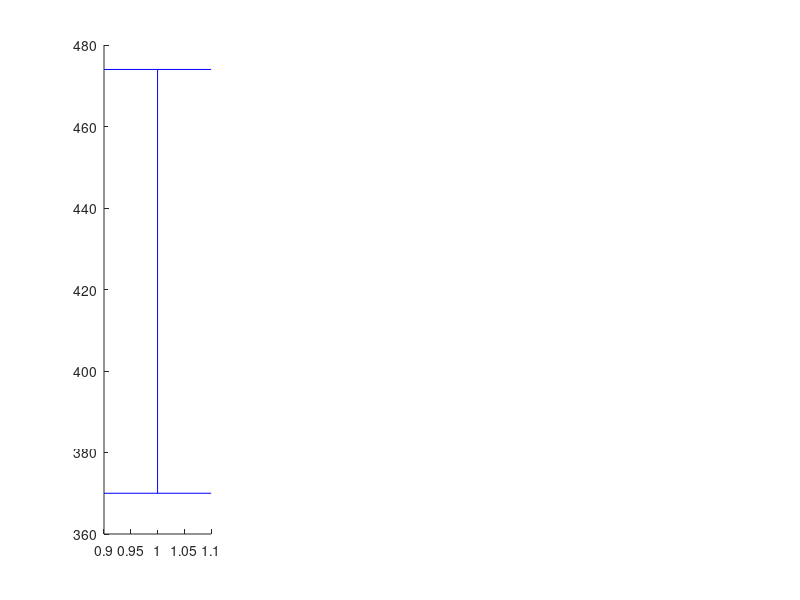

Recreate this plot in MATLAB. (Note: this script raises an error after producing the figure.)
%% Plotting the Sleep Accel Data 

% Shelby Stowe
% August 2026
% Colorado School of Mines

% Plot values calculated from 24 particpants with >7hr PSG recordings

%% Total Sleep Time (TST, minutes)
TST_mean = 435.77;
TST_SD = 27.13;
TST_max = 474;
TST_min = 370;

% Calculate error bar lengths
TST_lowerErr = TST_mean - TST_min;      % Distance from mean to min
TST_upperErr = TST_max - TST_mean;      % Distance from mean to max

%% Wake After Sleep Onset (WASO, minutes)
WASO_mean = 41.06; 
WASO_SD = 23.83; 
WASO_max = 102.5;
WASO_min = 5;

% Calculate error bar lengths
WASO_lowerErr = WASO_mean - WASO_min;      % Distance from mean to min
WASO_upperErr = WASO_max - WASO_mean;      % Distance from mean to max

%% Time in REM (minutes)
REM_mean = 109.04; 
REM_SD = 28.40; 
REM_max = 154.5; 
REM_min = 44;

% Calculate error bar lengths
REM_lowerErr = REM_mean - REM_min;      % Distance from mean to min
REM_upperErr = REM_max - REM_mean;      % Distance from mean to max

%% Time in NREM (minutes)
NREM_mean = 326.73;
NREM_SD = 37.11; 
NREM_max = 393;
NREM_min = 229;

% Calculate error bar lengths
NREM_lowerErr = NREM_mean - NREM_min;      % Distance from mean to min
NREM_upperErr = NREM_max - NREM_mean;      % Distance from mean to max


%% Create figure
figure(1);

% Total Sleep Time
subplot(1, 4, 1); % 1 rows, 4 column, plot 1
% Data
% Add error bars for range
errorbar(1, TST_mean, TST_lowerErr, TST_upperErr, ...
    'b', 'LineStyle', 'none', 'LineWidth', 1.5,'CapSize', 10);
hold on
% Add error bars for standard deviation
errorbar(TST_mean, TST_SD, ...
    'k', ...                % Black error bars
    'LineStyle', 'none', ...% No connecting line
    'LineWidth', 1.5, ...
    'CapSize', 10);         % Size of error bar caps
hold on;
% mean
plot(1, TST_mean,'.','Markersize',25);
hold on;
% Model output - Total Sleep
% Add error bars for range
errorbar(2, 417.52, 417.52-357, 471-417.52, ...
    'm', 'LineStyle', 'none', 'LineWidth', 1.5,'CapSize', 10);
hold on
% Add error bars for standard deviation
errorbar(2, 417.52, 36.95, ...
    'k', ...                % Black error bars
    'LineStyle', 'none', ...% No connecting line
    'LineWidth', 1.5, ...
    'CapSize', 10);         % Size of error bar caps
hold on;
% mean
plot(2, 417.52,'.','Markersize',25);
ylabel('minutes')
xlim([0, 3]);
xticks([0, 1, 2, 3]);
xticklabels({'', 'Data','Model',''});
title('Total Sleep Time')
ax=gca;
ax.FontSize = 15;


% Wake After Sleep Onset
subplot(1, 4, 2); % 1 rows, 4 column, plot 2
% Data
% Add error bars for range
errorbar(1, WASO_mean, WASO_lowerErr, WASO_upperErr, ...
    'b', 'LineStyle', 'none', 'LineWidth', 1.5,'CapSize', 10);
hold on
% Add error bars for standard deviation
errorbar(WASO_mean, WASO_SD, ...
    'k', ...                % Black error bars
    'LineStyle', 'none', ...% No connecting line
    'LineWidth', 1.5, ...
    'CapSize', 10);         % Size of error bar caps
hold on;
% mean
plot(1, WASO_mean,'.','Markersize',25);
hold on;
% Model output - Total WASO
% Add error bars for range
errorbar(2, 22.06, 22.06-3, 82-22.06, ...
    'm', 'LineStyle', 'none', 'LineWidth', 1.5,'CapSize', 10);
hold on
% Add error bars for standard deviation
errorbar(2, 22.06, 19.07, ...
    'k', ...                % Black error bars
    'LineStyle', 'none', ...% No connecting line
    'LineWidth', 1.5, ...
    'CapSize', 10);         % Size of error bar caps
hold on;
% mean
plot(2, 22.06,'.','Markersize',25);
xlim([0, 3]);
xticks([0, 1, 2, 3]);
xticklabels({'', 'Data','Model',''});
title('WASO')
ax=gca;
ax.FontSize = 15;


% Time in REM
subplot(1, 4, 3); % 1 rows, 4 column, plot 3
% Data
% Add error bars for range
errorbar(1, REM_mean, REM_lowerErr, REM_upperErr, ...
    'b', 'LineStyle', 'none', 'LineWidth', 1.5,'CapSize', 10);
hold on
% Add error bars for standard deviation
errorbar(REM_mean, REM_SD, ...
    'k', ...                % Black error bars
    'LineStyle', 'none', ...% No connecting line
    'LineWidth', 1.5, ...
    'CapSize', 10);         % Size of error bar caps
hold on;
% mean
plot(1, REM_mean,'.','Markersize',25);
hold on;
% Model output - Total REM
% Add error bars for range
errorbar(2, 104.22, 104.22-44.5, 146-104.22, ...
    'm', 'LineStyle', 'none', 'LineWidth', 1.5,'CapSize', 10);
hold on
% Add error bars for standard deviation
errorbar(2, 104.22, 23.33, ...
    'k', ...                % Black error bars
    'LineStyle', 'none', ...% No connecting line
    'LineWidth', 1.5, ...
    'CapSize', 10);         % Size of error bar caps
hold on;
% mean
plot(2, 104.22,'.','Markersize',25);
xlim([0, 3]);
xticks([0, 1, 2, 3]);
xticklabels({'', 'Data','Model',''});
title('Time in REM')
ax=gca;
ax.FontSize = 15;


% Time in NREM
subplot(1, 4, 4); % 1 rows, 4 column, plot 4
% Data
% Add error bars for range
errorbar(1, NREM_mean, NREM_lowerErr, NREM_upperErr, ...
    'b', 'LineStyle', 'none', 'LineWidth', 1.5,'CapSize', 10);
hold on
% Add error bars for standard deviation
errorbar(NREM_mean, NREM_SD, ...
    'k', ...                % Black error bars
    'LineStyle', 'none', ...% No connecting line
    'LineWidth', 1.5, ...
    'CapSize', 10);         % Size of error bar caps
hold on;
% mean
plot(1, NREM_mean,'.','Markersize',25);
hold on;
% Model output - Total NREM 
% Add error bars for range
errorbar(2, 313.3, 313.3-266, 348-313.3, ...
    'm', 'LineStyle', 'none', 'LineWidth', 1.5,'CapSize', 10);
hold on
% Add error bars for standard deviation
errorbar(2, 313.3, 21.56, ...
    'k', ...                % Black error bars
    'LineStyle', 'none', ...% No connecting line
    'LineWidth', 1.5, ...
    'CapSize', 10);         % Size of error bar caps
hold on;
% mean
plot(2, 313.3,'.','Markersize',25);
xlim([0, 3]);
xticks([0, 1, 2, 3]);
xticklabels({'', 'Data','Model'});
title('Time in NREM')
ax=gca;
ax.FontSize = 15;

legend('Range', 'SD', 'Mean', 'Range','Location','best')
